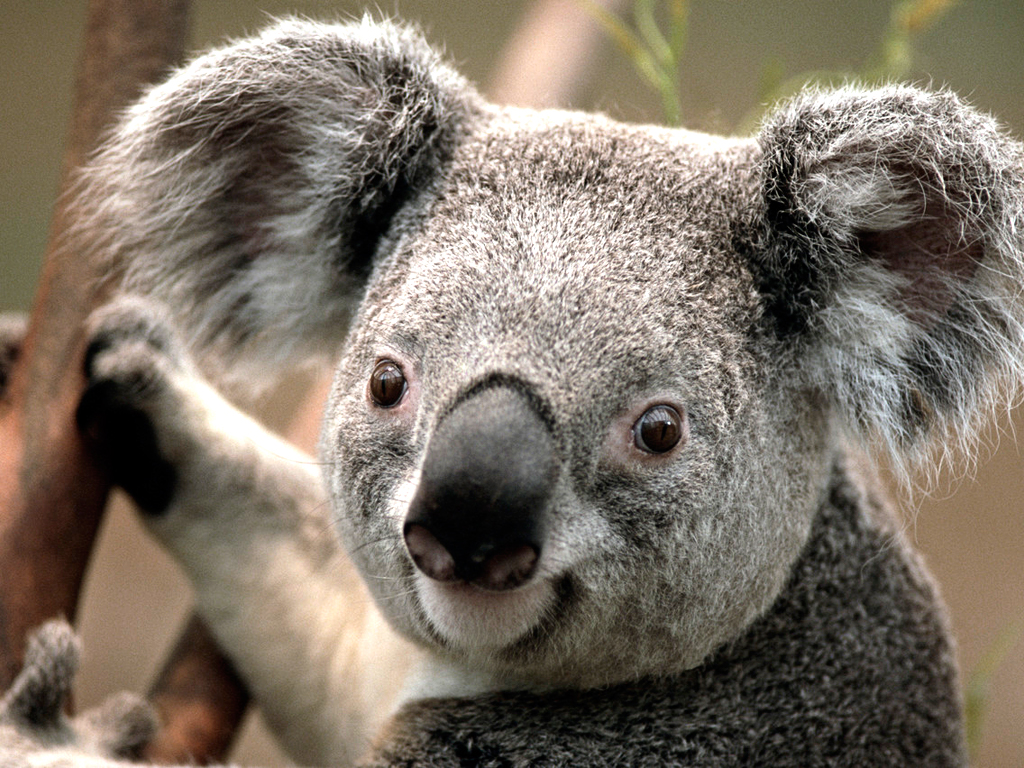
%> input picture Matlab Sample/Koala.bmp, 1024 x 768 px
$ octave dct.m   (GNU Octave 9; MATLAB toolbox functions it lacks are replaced by stand-ins)
%> lines starting %> are read from the running program, lines starting %| are printed output that depends on the picture
% Read File
X = imread ('Koala.bmp');
%> X is the input picture: size 768x1024x3 uint8; mean R, G, B 125.4, 114.7, 102

I = rgb2gray(X);
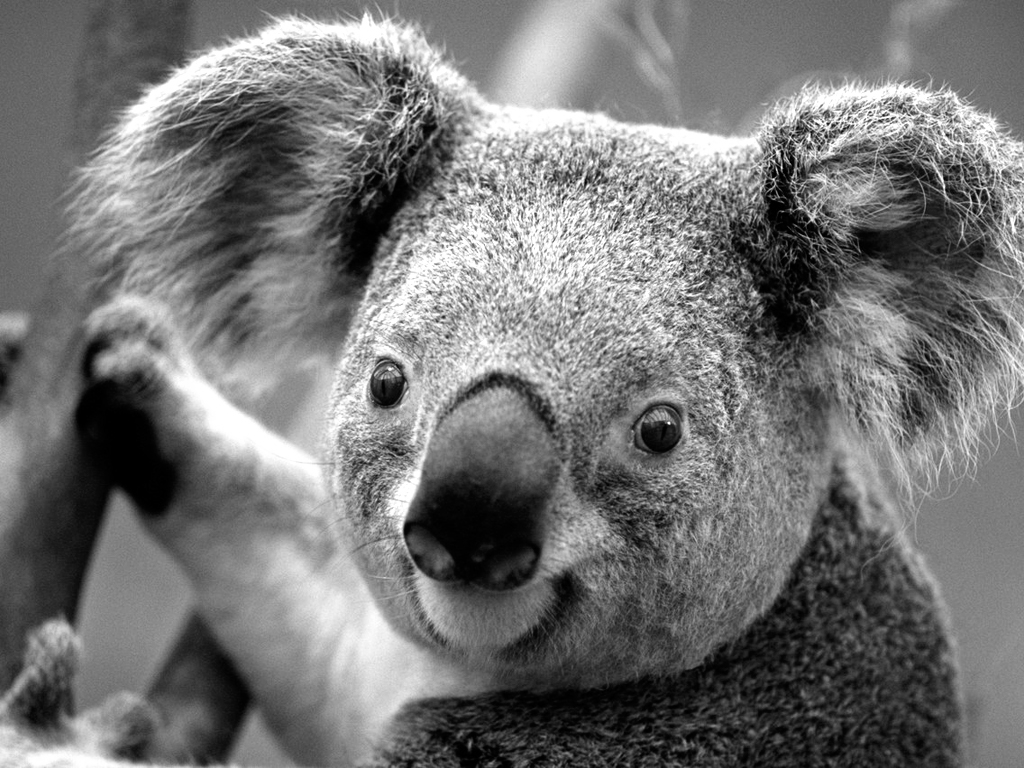
%> I: size 768x1024 uint8; min 0, max 255, mean 116.5
J = dct2(I);
imshow(log(abs(J)),[]), colormap(jet(64)), colorbar
%> after `imshow(log(abs(J)),[])`:
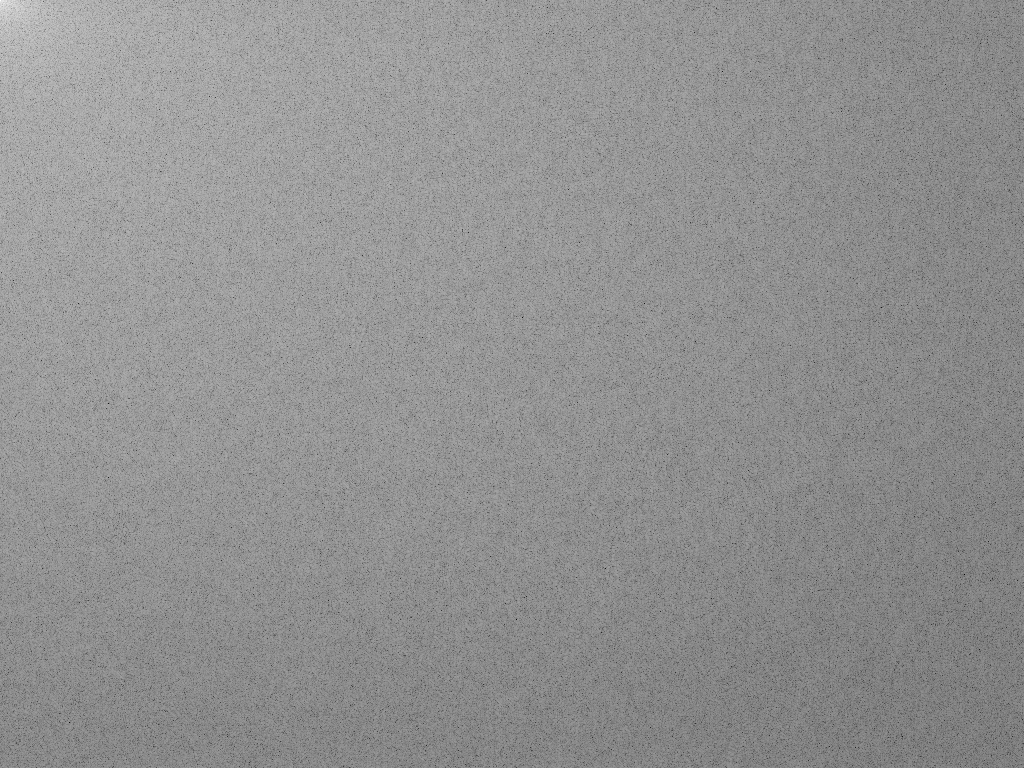
%> displayed picture: size 768x1024, on the screen's scale of 0 to 255; min 0, max 255, mean 145
%> after `colorbar`:
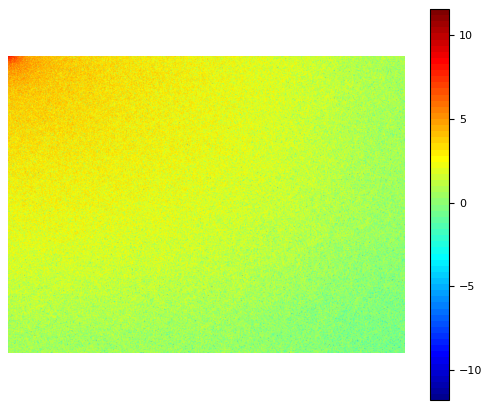
%> figure redrawn from the program's plot data

J(abs(J) < 10) = 0;
K = idct2(J);
figure, imshow(I)
figure, imshow(K,[0 255])
